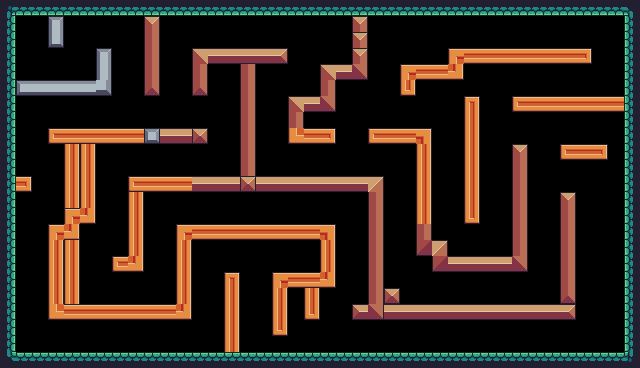

A 2D game scene composited from a Tiled map and its tileset images. What follows is a short description and the map's XML, with each tile layer's data collapsed to a summary:
An orthogonal 40x23 tile map with 16x16 px tiles, 1 tile layer (background) and 107 objects (53x Fruit, 5x Saw, Checkpoint, Player).

<map version="1.10" tiledversion="1.10.2" orientation="orthogonal" renderorder="right-down" width="40" height="23" tilewidth="16" tileheight="16" infinite="0" nextlayerid="4" nextobjectid="119">
 <tileset firstgid="1" source="pixel_adventure.tsx" />
 <layer id="1" name="background" width="40" height="23">
  <data>[920 cells, 420 non-empty, 57 distinct tile ids]</data>
 </layer>
 <objectgroup id="2" name="Collisions">
  <object id="2" x="0" y="0" width="640" height="16" />
  <object id="3" x="0" y="16" width="16" height="352" />
  <object id="4" x="16" y="352" width="624" height="16" />
  <object id="5" x="624" y="16" width="16" height="336" />
  <object id="6" x="48" y="16" width="16" height="32" />
  <object id="7" x="96" y="48" width="16" height="48" />
  <object id="8" x="16" y="80" width="80" height="16" />
  <object id="9" x="16" y="176" width="16" height="16" />
  <object id="10" x="48" y="128" width="160" height="16" />
  <object id="11" x="144" y="16" width="16" height="80" />
  <object id="12" x="64" y="144" width="32" height="80" />
  <object id="14" x="48" y="224" width="32" height="96" />
  <object id="15" x="80" y="304" width="112" height="16" />
  <object id="16" x="176" y="224" width="16" height="80" />
  <object id="17" x="112" y="256" width="32" height="16" />
  <object id="18" x="128" y="176" width="16" height="80" />
  <object id="19" x="144" y="176" width="240" height="16" />
  <object id="20" x="240" y="64" width="16" height="112" />
  <object id="21" x="192" y="48" width="96" height="16" />
  <object id="22" x="192" y="64" width="16" height="32" />
  <object id="23" x="192" y="224" width="144" height="16" />
  <object id="24" x="320" y="240" width="16" height="48" />
  <object id="25" x="272" y="272" width="48" height="16" />
  <object id="26" x="304" y="288" width="16" height="32" />
  <object id="27" x="272" y="288" width="16" height="48" />
  <object id="28" x="224" y="272" width="16" height="80" />
  <object id="29" x="352" y="304" width="224" height="16" />
  <object id="30" x="368" y="192" width="16" height="112" />
  <object id="32" x="288" y="128" width="48" height="16" />
  <object id="33" x="288" y="96" width="16" height="32" />
  <object id="34" x="304" y="96" width="32" height="16" />
  <object id="35" x="352" y="16" width="16" height="64" />
  <object id="36" x="320" y="64" width="32" height="16" />
  <object id="37" x="320" y="80" width="16" height="16" />
  <object id="39" x="368" y="128" width="64" height="16" />
  <object id="40" x="416" y="144" width="16" height="112" />
  <object id="41" x="432" y="240" width="16" height="32" />
  <object id="42" x="448" y="256" width="80" height="16" />
  <object id="43" x="512" y="144" width="16" height="112" />
  <object id="44" x="464" y="96" width="16" height="128" />
  <object id="47" x="400" y="64" width="16" height="32" />
  <object id="48" x="416" y="64" width="48" height="16" />
  <object id="49" x="448" y="48" width="144" height="16" />
  <object id="50" x="512" y="96" width="112" height="16" />
  <object id="51" x="560" y="144" width="48" height="16" />
  <object id="52" x="560" y="192" width="16" height="112" />
  <object id="53" x="384" y="288" width="16" height="16" />
 </objectgroup>
 <objectgroup id="3" name="Spawnpoints">
  <object id="1" type="Checkpoint" x="576" y="288" width="64" height="64" />
  <object id="60" name="player" type="Player" x="16" y="16" width="32" height="32" />
  <object id="61" type="Saw" x="480" y="64" width="32" height="32">
   <properties>
    <property name="isVertical" type="bool" value="true" />
    <property name="offNeg" type="float" value="0" />
    <property name="offPos" type="float" value="10" />
   </properties>
  </object>
  <object id="64" type="Saw" x="208" y="64" width="32" height="32">
   <properties>
    <property name="isVertical" type="bool" value="true" />
    <property name="offNeg" type="float" value="0" />
    <property name="offPos" type="float" value="5" />
   </properties>
  </object>
  <object id="62" type="Saw" x="528" y="112" width="32" height="32">
   <properties>
    <property name="isVertical" type="bool" value="true" />
    <property name="offNeg" type="float" value="0" />
    <property name="offPos" type="float" value="10" />
   </properties>
  </object>
  <object id="63" type="Saw" x="288" y="240" width="32" height="32">
   <properties>
    <property name="isVertical" type="bool" value="false" />
    <property name="offNeg" type="float" value="6" />
    <property name="offPos" type="float" value="0" />
   </properties>
  </object>
  <object id="65" type="Saw" x="384" y="144" width="32" height="32">
   <properties>
    <property name="isVertical" type="bool" value="false" />
    <property name="offNeg" type="float" value="8" />
    <property name="offPos" type="float" value="0" />
   </properties>
  </object>
  <object id="66" name="Apple" type="Fruit" x="128" y="96" width="32" height="32" />
  <object id="67" name="Apple" type="Fruit" x="32" y="192" width="32" height="32" />
  <object id="68" name="Apple" type="Fruit" x="16" y="304" width="32" height="32" />
  <object id="69" name="Apple" type="Fruit" x="96" y="320" width="32" height="32" />
  <object id="70" name="Apple" type="Fruit" x="192" y="320" width="32" height="32" />
  <object id="71" name="Apple" type="Fruit" x="288" y="320" width="32" height="32" />
  <object id="72" name="Apple" type="Fruit" x="448" y="320" width="32" height="32" />
  <object id="73" name="Apple" type="Fruit" x="480" y="320" width="32" height="32" />
  <object id="74" name="Apple" type="Fruit" x="512" y="320" width="32" height="32" />
  <object id="75" name="Apple" type="Fruit" x="544" y="320" width="32" height="32" />
  <object id="76" name="Apple" type="Fruit" x="416" y="320" width="32" height="32" />
  <object id="77" name="Apple" type="Fruit" x="384" y="320" width="32" height="32" />
  <object id="78" name="Apple" type="Fruit" x="352" y="320" width="32" height="32" />
  <object id="79" name="Apple" type="Fruit" x="288" y="16" width="32" height="32" />
  <object id="80" name="Apple" type="Fruit" x="320" y="16" width="32" height="32" />
  <object id="81" name="Apple" type="Fruit" x="288" y="48" width="32" height="32" />
  <object id="82" name="Apple" type="Fruit" x="256" y="144" width="32" height="32" />
  <object id="83" name="Apple" type="Fruit" x="336" y="144" width="32" height="32" />
  <object id="84" name="Apple" type="Fruit" x="384" y="144" width="32" height="32" />
  <object id="85" name="Apple" type="Fruit" x="384" y="192" width="32" height="32" />
  <object id="86" name="Apple" type="Fruit" x="384" y="240" width="32" height="32" />
  <object id="87" name="Apple" type="Fruit" x="416" y="272" width="32" height="32" />
  <object id="88" name="Apple" type="Fruit" x="464" y="272" width="32" height="32" />
  <object id="89" name="Apple" type="Fruit" x="528" y="272" width="32" height="32" />
  <object id="90" name="Apple" type="Fruit" x="528" y="208" width="32" height="32" />
  <object id="91" name="Apple" type="Fruit" x="528" y="160" width="32" height="32" />
  <object id="92" name="Apple" type="Fruit" x="480" y="112" width="32" height="32" />
  <object id="93" name="Apple" type="Fruit" x="480" y="160" width="32" height="32" />
  <object id="94" name="Apple" type="Fruit" x="480" y="208" width="32" height="32" />
  <object id="95" name="Apple" type="Fruit" x="432" y="208" width="32" height="32" />
  <object id="96" name="Apple" type="Fruit" x="464" y="224" width="32" height="32" />
  <object id="97" name="Apple" type="Fruit" x="432" y="176" width="32" height="32" />
  <object id="98" name="Apple" type="Fruit" x="432" y="96" width="32" height="32" />
  <object id="99" name="Apple" type="Fruit" x="384" y="32" width="32" height="32" />
  <object id="100" name="Apple" type="Fruit" x="464" y="16" width="32" height="32" />
  </objectgroup>
</map>
<!-- 18 of 107 objects omitted -->
